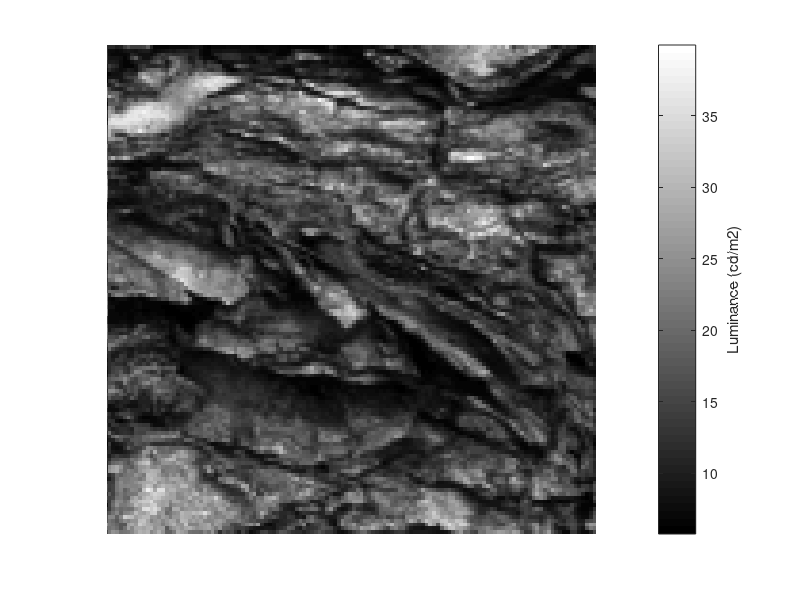

Write the MATLAB code that produced this figure. (Note: this script raises an error after producing the figure.)
clear;

% This is tutorial of im2minPS
% G Okazawa (2015)

%% load image

% The input image should satisfy following requirements:
% 1) should be 128 x 128 pixels grayscale
% 2) should have a unit of luminance (cd/m2)
% 3) the mean and SD of luminance should be 15 and 6cd/m2
%
% These are needed to meet the standard in Okazawa et al. (2015).
S = load('demo_img.mat');
Limg = S.Limg;

figure;
imagesc(Limg);
axis square;
set(gca, 'visible', 'off');
h = colorbar;
ylabel(h, 'Luminance (cd/m2)');
colormap gray;

%% run im2minPS
[minPS, minPSraw, minPSstruct] = im2minPS(Limg);

% minPS has a vector of 29 parameters.
% for the definition of each parameter, see minPS_list.pdf
% The values are normalized with respect to the dataset in Okazawa et al.
% (2015)

% minPSraw contains unnormalized data, but note that, during the
% calculation of minPS, there are several steps where the normalization of
% values is necessary to obtain meaningful parameters. Those normalization
% is performed using the dataset in Okazawa et al, so the parameters cannot
% be completely immuned to the dependency on the dataset. Moreover, the
% dimensionality of linear cross position and energy cross position was
% reduced using PCA, which is also dependent on the dataset. Thus, it is
% impossible to generate a "raw" value of minPS parameters.

% minPSstruct stores the same data (minPSraw) in a struct format, which
% is directly related to the output of textureAnalysis in Portilla &
% Simoncelli's code.
